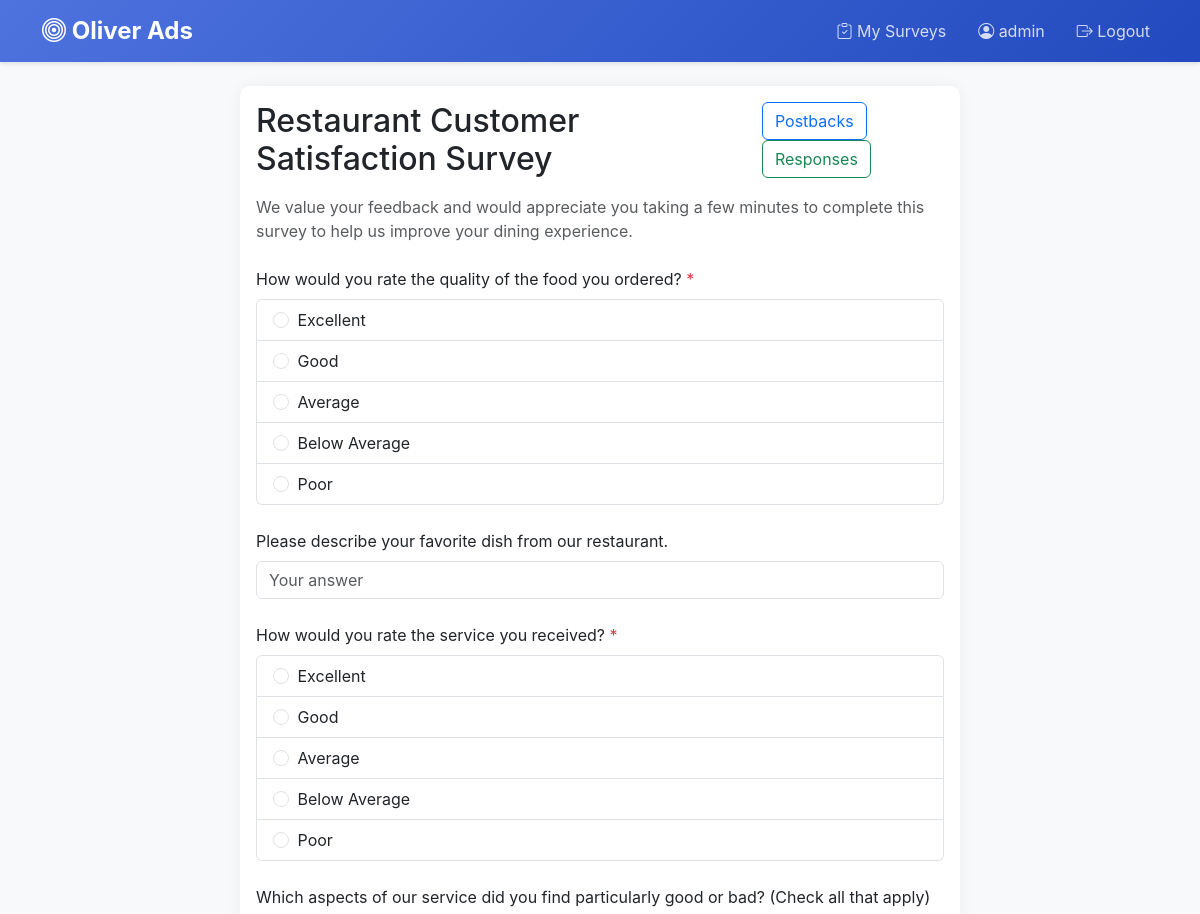
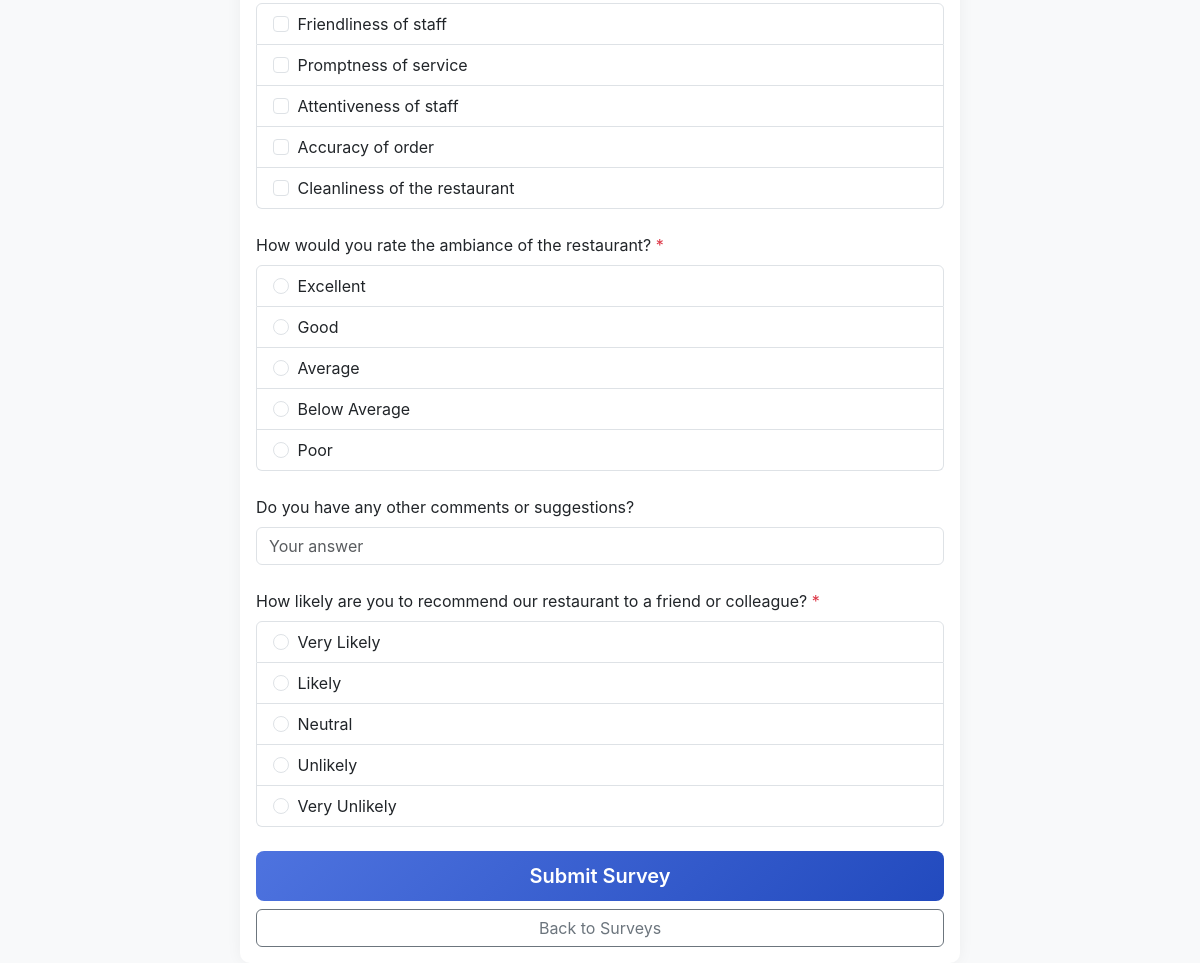
The page /surveys/1 (signed in) on the database its author committed (2 pictures, top to bottom).
### models.py (models this page shows, shortened)
class User(UserMixin, db.Model):
    id = db.Column(db.Integer, primary_key=True)
    username = db.Column(db.String(80), unique=True, nullable=False)
    password_hash = db.Column(db.String(128))
    is_admin = db.Column(db.Boolean, default=False)
    created_at = db.Column(db.DateTime, default=datetime.utcnow)

class Survey(db.Model):
    id = db.Column(db.Integer, primary_key=True)
    title = db.Column(db.String(200), nullable=False)
    description = db.Column(db.Text)
    creator_id = db.Column(db.Integer, db.ForeignKey('user.id'), nullable=False)
    created_at = db.Column(db.DateTime, default=datetime.utcnow)
    is_active = db.Column(db.Boolean, default=True)
    creator = db.relationship('User', backref=db.backref('surveys', lazy=True))
    questions = db.relationship('Question', backref='survey', lazy=True, cascade='all, delete-orphan')
    responses = db.relationship('SurveyResponse', backref='survey', lazy=True, cascade='all, delete-orphan')
    postback_configs = db.relationship('PostbackConfig', backref='survey', lazy=True, cascade='all, delete-orphan')
    who_merged = db.Column(MutableDict.as_mutable(JSON), default=dict)
    merged_user_data = db.Column(MutableList.as_mutable(JSON), default=list)

class Question(db.Model):
    id = db.Column(db.Integer, primary_key=True)
    survey_id = db.Column(db.Integer, db.ForeignKey('survey.id'), nullable=False)
    question_text = db.Column(db.Text, nullable=False)
    question_type = db.Column(db.String(20), nullable=False)  # text, multiple_choice, checkbox
    options = db.Column(db.Text)  # JSON string for multiple choice and checkbox options
    is_required = db.Column(db.Boolean, default=False)
    order = db.Column(db.Integer, default=0)
    answers = db.relationship('Answer', backref='question', lazy=True, cascade='all, delete-orphan')
    @property
    def options_list(self):
        if self.options:
            try:
                return json.loads(self.options)
            except json.JSONDecodeError:
                return []
        return []

### app.py (the view)
@app.route('/surveys/<int:survey_id>')
def view_survey(survey_id):
    survey = Survey.query.get_or_404(survey_id)
    if current_user.is_authenticated:
        if survey.creator_id != current_user.id and not current_user.is_admin:
            flash('You do not have permission to view this survey')
            return redirect(url_for('surveys'))
    return render_template('view_survey.html', survey=survey)

### app.py (called while the page is built)
@login_manager.user_loader
def load_user(user_id):
    return User.query.get(int(user_id))

### templates/view_survey.html (shortened to what this page needs)
{% extends "base.html" %}
{% block content %}
<div class="container mt-4">
    <div class="row justify-content-center">
        <div class="col-md-8">
            <div class="card">
                <div class="card-body">
                    <div class="d-flex justify-content-between align-items-center mb-3">
                        <h2 class="card-title mb-0">{{ survey.title }}</h2>
                        <div>
                            <a href="{{ url_for('postback_configs', survey_id=survey.id) }}" class="btn btn-outline-primary me-2">
                                 Postbacks
                            </a>
                            <a href="{{ url_for('view_responses', survey_id=survey.id) }}" class="btn btn-outline-success">
                                 Responses
                            </a>
                        </div>
                    </div>
                    <p class="text-muted mb-4">{{ survey.description }}</p>
                    <form method="POST" action="{{ url_for('submit_survey', survey_id=survey.id) }}" class="needs-validation" novalidate>
                        {% for question in survey.questions|sort(attribute='order') %}
                        <div class="mb-4">
                            <label class="form-label">
                                {{ question.question_text }}
                                {% if question.is_required %}
                                <span class="text-danger">*</span>
                                {% endif %}
                            </label>
                            {% if question.question_type == 'text' %}
                            <input type="text"
                                   class="form-control"
                                   name="question_{{ question.id }}"
                                   placeholder="Your answer">
                            {% elif question.question_type == 'multiple_choice' %}
                            <div class="list-group">
                                {% for option in question.options_list %}
                                <label class="list-group-item">
                                    <input class="form-check-input me-1"
                                           type="radio"
                                           name="question_{{ question.id }}"
                                           value="{{ option }}"
                                           {% if question.is_required %}required{% endif %}>
                                    {{ option }}
                                </label>
                                {% endfor %}
                            </div>
                            {% elif question.question_type == 'checkbox' %}
                            <div class="list-group">
                                {% for option in question.options_list %}
                                <label class="list-group-item">
                                    <input class="form-check-input me-1"
                                           type="checkbox"
                                           name="question_{{ question.id }}[]"
                                           value="{{ option }}">
                                    {{ option }}
                                </label>
                                {% endfor %}
                            </div>
                            {% endif %}
                        </div>
                        {% endfor %}
                        <div class="d-grid gap-2">
                            <button type="submit" class="btn btn-primary btn-lg">
                                 Submit Survey
                            </button>
                            <a href="{{ url_for('surveys') }}" class="btn btn-outline-secondary">
                                 Back to Surveys
                            </a>
                        </div>
                    </form>
                </div>
            </div>
        </div>
    </div>
</div>
{% endblock %}

### templates/base.html (shortened to what this page needs)
<!DOCTYPE html>
<html lang="en">
<head>
    <link href="https://cdn.jsdelivr.net/npm/bootstrap@5.3.0/dist/css/bootstrap.min.css" rel="stylesheet">
    <link rel="stylesheet" href="https://cdn.jsdelivr.net/npm/bootstrap-icons@1.11.0/font/bootstrap-icons.css">
</head>
<body>
    <nav class="navbar navbar-expand-lg navbar-dark">
        <div class="container">
            <a class="navbar-brand" href="{{ url_for('index') }}">
                <i class="bi bi-bullseye"></i> Oliver Ads
            </a>
            {% if current_user.is_authenticated %}
            <div class="navbar-nav ms-auto">
                <a class="nav-link me-3" href="{{ url_for('surveys') }}">
                    <i class="bi bi-clipboard-check"></i> My Surveys
                </a>
                <span class="nav-link me-3">
                    <i class="bi bi-person-circle"></i> {{ current_user.username }}
                </span>
                <a class="nav-link" href="{{ url_for('logout') }}">
                    <i class="bi bi-box-arrow-right"></i> Logout
                </a>
            </div>
            {% endif %}
        </div>
    </nav>
    <div class="container">
        {% block content %}{% endblock %}
    </div>
</body>
</html>

### templates/base.html (style rules this page uses)
:root { --primary-color: #4e73df; --secondary-color: #1cc88a; --dark-color: #5a5c69; }
body { background-color: #f8f9fa; font-family: 'Nunito', -apple-system, BlinkMacSystemFont, "Segoe UI", Roboto, "Helvetica Neue", Arial, sans-serif; }
.navbar { background: linear-gradient(135deg, var(--primary-color), #224abe) !important; box-shadow: 0 2px 4px rgba(0,0,0,0.1); }
.navbar-brand { font-weight: 700; font-size: 1.5rem; }
.card { border: none; border-radius: 10px; box-shadow: 0 0 15px rgba(0,0,0,0.05); transition: transform 0.2s; }
.btn-primary { background: linear-gradient(135deg, var(--primary-color), #224abe); border: none; padding: 10px 20px; font-weight: 600; }
.nav-link { color: rgba(255,255,255,0.8) !important; transition: color 0.2s; }

### rows shown on the page
User: username "admin"
Survey: title "Restaurant Customer Satisfaction Survey", description "We value your feedback and would appreciate you taking a few minutes to complete this survey to help us improve your dining experience."
Question: question_text "How would you rate the quality of the food you ordered?", is_required "☐ Excellent" "☐ Good" "☐ Average" "☐ Below Average" "☐ Poor", options_list "Excellent" "Good" "Average" "Below Average" "Poor"
Question: question_text "Please describe your favorite dish from our restaurant."
Question: question_text "How would you rate the service you received?", is_required "☐ Excellent" "☐ Good" "☐ Average" "☐ Below Average" "☐ Poor", options_list "Excellent" "Good" "Average" "Below Average" "Poor"
Question: question_text "Which aspects of our service did you find particularly good or bad? (Check all that apply)", options_list "Friendliness of staff" "Promptness of service" "Attentiveness of staff" "Accuracy of order" "Cleanliness of the restaurant"
Question: question_text "How would you rate the ambiance of the restaurant?", is_required "☐ Excellent" "☐ Good" "☐ Average" "☐ Below Average" "☐ Poor", options_list "Excellent" "Good" "Average" "Below Average" "Poor"
Question: question_text "Do you have any other comments or suggestions?"
Question: question_text "How likely are you to recommend our restaurant to a friend or colleague?", is_required "☐ Very Likely" "☐ Likely" "☐ Neutral" "☐ Unlikely" "☐ Very Unlikely", options_list "Very Likely" "Likely" "Neutral" "Unlikely" "Very Unlikely"
